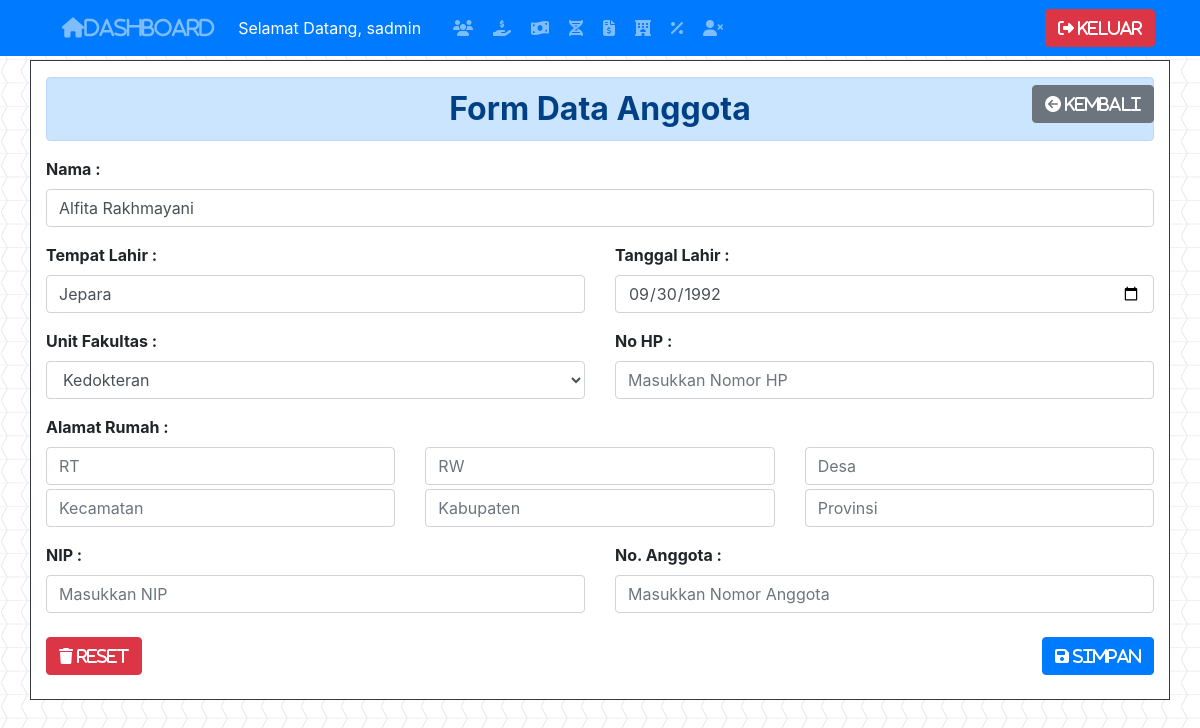
Page /updateAnggota.php?id=1 (signed in) on the committed database.
### tables this page shows
CREATE TABLE `anggota` (
  `id` int(11) NOT NULL,
  `nama` varchar(80) DEFAULT NULL,
  `fakultas` varchar(70) DEFAULT NULL,
  `nip` varchar(25) DEFAULT NULL,
  `tempat_lahir` varchar(40) DEFAULT NULL,
  `tanggal_lahir` date DEFAULT NULL,
  `rt` varchar(4) NOT NULL,
  `rw` varchar(4) NOT NULL,
  `desa` varchar(40) NOT NULL,
  `kecamatan` varchar(40) NOT NULL,
  `kabupaten` varchar(40) NOT NULL,
  `provinsi` varchar(40) NOT NULL,
  `no_anggota` varchar(10) NOT NULL,
  `no_hp` varchar(15) NOT NULL
);

### src/functions.php (called while the page is built, shortened)
<?php
$conn = mysqli_connect("localhost", "root", "", "koperasi");
function query($query)
{
    global $conn;
    $result = mysqli_query($conn, $query);
    $rows = [];
    while ($row = mysqli_fetch_assoc($result)) {
        $rows[] = $row;
    }
    return $rows;
}

### src/updateAnggota.php (the view, shortened to what this page needs)
<?php
require 'functions.php';
$id = $_GET["id"];
$anggota = query("SELECT * FROM anggota WHERE id = $id")[0];
$daftar_fakultas = query("SELECT * FROM fakultas");
?>
<!doctype html>
<html lang="en">
<head>
  <link rel="stylesheet" href="https://stackpath.bootstrapcdn.com/bootstrap/4.4.1/css/bootstrap.min.css">
  <link rel="stylesheet" href="../css/formAnggota.css">
</head>
<body>
  <nav class="navbar navbar-expand-lg navbar-dark bg-primary fixed-top">
    <div class="container">
      <a class="navbar-brand text-white-50" href="index.php"><i class="fas fa-home">Dashboard</i></a>
      <div class="collapse navbar-collapse" id="navbarNav">
        <ul class="navbar-nav">
          <li class="nav-item active">
            <a class="nav-link" href="#">Selamat Datang, <?= $_SESSION["username"]; ?><span class="sr-only">(current)</span></a>
          </li>
          <li class="nav-item">
            <a class="nav-link ml-3" href="dataAnggota.php"><i class="fas fa-users"></i></a>
          </li>
          <li class="nav-item">
            <a class="nav-link ml-1" href="pemasukkan.php"><i class="fas fa-hand-holding-usd"></i></a>
          </li>
          <li class="nav-item">
            <a class="nav-link ml-1" href="pengeluaran.php"><i class="fas fa-money-bill-wave"></i></a>
          </li>
          <li class="nav-item">
            <a class="nav-link ml-1" href="mutasi.php"><i class="fas fa-dna"></i></a>
          </li>
          <li class="nav-item">
            <a class="nav-link ml-1" href="posisi.php"><i class="fas fa-file-invoice-dollar"></i></a>
          </li>
          <?php if (isset($_SESSION["sadmin"])) { ?>
            <li class="nav-item">
              <a class="nav-link ml-1" href="fakultas.php"><i class="fas fa-hotel"></i></a>
            </li>
            <li class="nav-item">
              <a class="nav-link ml-1" href="persentase.php"><i class="fas fa-percentage"></i></a>
            </li>
            <li class="nav-item">
              <a class="nav-link ml-1" href="alumni.php"><i class="fas fa-user-times"></i></a>
            </li>
          <?php } ?>
        </ul>
      </div>
      <a href="logout.php" class="btn btn-danger navbar-right"><i class="fas fa-sign-out-alt"> Keluar</i></a>
    </div>
  </nav>
  <div class="container formcontainer border border-dark">
    <h2 class="alert alert-primary text-center mt-3 font-weight-bold">Form Data Anggota</h2>
    <a href="dataAnggota.php" class="kembali btn btn-secondary ml-2 printInv"><i class="fas fa-arrow-circle-left"> Kembali</i></a>
    <form action="" method="POST" class="font-weight-bold">
      <div class="form-group">
        <label for="FNama">Nama : </label>
        <input id="FNama" type="text" name="nama" class="form-control" placeholder="Masukkan Nama Lengkap" required value="<?= $anggota["nama"]; ?>">
      </div>
      <div class="row">
        <div class="col-md-6">
          <div class="form-group">
            <label for="FTempatLahir">Tempat Lahir : </label>
            <input id="FTempatLahir" type="text" name="tempat_lahir" class="form-control" placeholder="Masukkan Tempat Lahir" required value="<?= $anggota["tempat_lahir"]; ?>">
          </div>
        </div>
        <div class=" col-md-6">
          <div class="form-group">
            <label for="FTanggalLahir">Tanggal Lahir : </label>
            <input id="FTanggalLahir" type="date" name="tanggal_lahir" class="form-control" placeholder="dd-mmm-yyyy" required value="<?= $anggota["tanggal_lahir"]; ?>">
          </div>
        </div>
      </div>
      <div class=" row">
        <div class="col-md-6">
          <div class="form-group">
            <label for="FUnitFakultas">Unit Fakultas : </label>
            <select id="FUnitFakultas" class="form-control" name="fakultas" value="<?= $anggota["fakultas"]; ?>">
              <?php foreach ($daftar_fakultas as $row) : ?>
                <option value="<?= $row["nama"]; ?>" <?php if ($row["nama"] == $anggota["fakultas"]) : ?> selected="selected" <?php endif; ?>><?= $row["nama"]; ?></option>
              <?php endforeach ?>
            </select>
          </div>
        </div>
        <div class="col-md-6">
          <div class="form-group">
            <label for="FNoHP">No HP : </label>
            <input id="FNoHP" type="number" name="no_hp" class="form-control" placeholder="Masukkan Nomor HP" required value="<?= $anggota["no_hp"]; ?>">
          </div>
        </div>
      </div>
      <div class="form-group">
        <label>Alamat Rumah : </label>
        <div class="row">
          <div class="col-sm">
            <input type="number" name="rt" class="form-control" placeholder="RT" required value="<?= $anggota["rt"]; ?>">
          </div>
          <div class="col-sm">
            <input type="number" name="rw" class="form-control" placeholder="RW" required value="<?= $anggota["rw"]; ?>">
          </div>
          <div class="col-sm">
            <input type="text" name="desa" class="form-control" placeholder="Desa" required value="<?= $anggota["desa"]; ?>">
          </div>
        </div>
        <div class="row mt-1">
          <div class="col-sm">
            <input type="text" name="kecamatan" class="form-control" placeholder="Kecamatan" required value="<?= $anggota["kecamatan"]; ?>">
          </div>
          <div class="col-sm">
            <input type="text" name="kabupaten" class="form-control" placeholder="Kabupaten" required value="<?= $anggota["kabupaten"]; ?>">
          </div>
          <div class="col-sm">
            <input type="text" name="provinsi" class="form-control" placeholder="Provinsi" required value="<?= $anggota["provinsi"]; ?>">
          </div>
        </div>
      </div>
      <div class="row">
        <div class="col-md-6">
          <div class="form-group">
            <label for="FNIP">NIP : </label>
            <input id="FNIP" type="number" name="nip" class="form-control" placeholder="Masukkan NIP" required value="<?= $anggota["nip"]; ?>">
          </div>
        </div>
        <div class="col-md-6">
          <div class="form-group">
            <label for="FNoAnggota">No. Anggota : </label>
            <input id="FNoAnggota" type="number" name="no_anggota" class="form-control" placeholder="Masukkan Nomor Anggota" required value="<?= $anggota["no_anggota"]; ?>">
          </div>
        </div>
      </div>
      <button type="reset" class="btn btn-danger mt-2"><i class="fas fa-trash"> RESET</i></button>
      <button type="submit" name="submit" class="btn btn-primary mt-2 float-right"><i class="fas fa-save"> SIMPAN</i></button>
    </form>
    <br>
  </div>
  <br><br>
</body>
</html>

### css/formAnggota.css (style rules this page uses)
body { background-image: url("../img/chevron.png"); padding-top: 5%; }
.formcontainer { background-color: white; }
.navbar-brand { margin-left: 1.5%; }
.kembali { float: right; position: relative; margin-top: -6.5%; z-index: 11; }

### rows in the picture
anggota: nama "Alfita Rakhmayani", tempat_lahir "Jepara", tanggal_lahir "09/30/1992"

### other values in the picture
$_SESSION["username"] "sadmin"
form field fakultas "Kedokteran"
